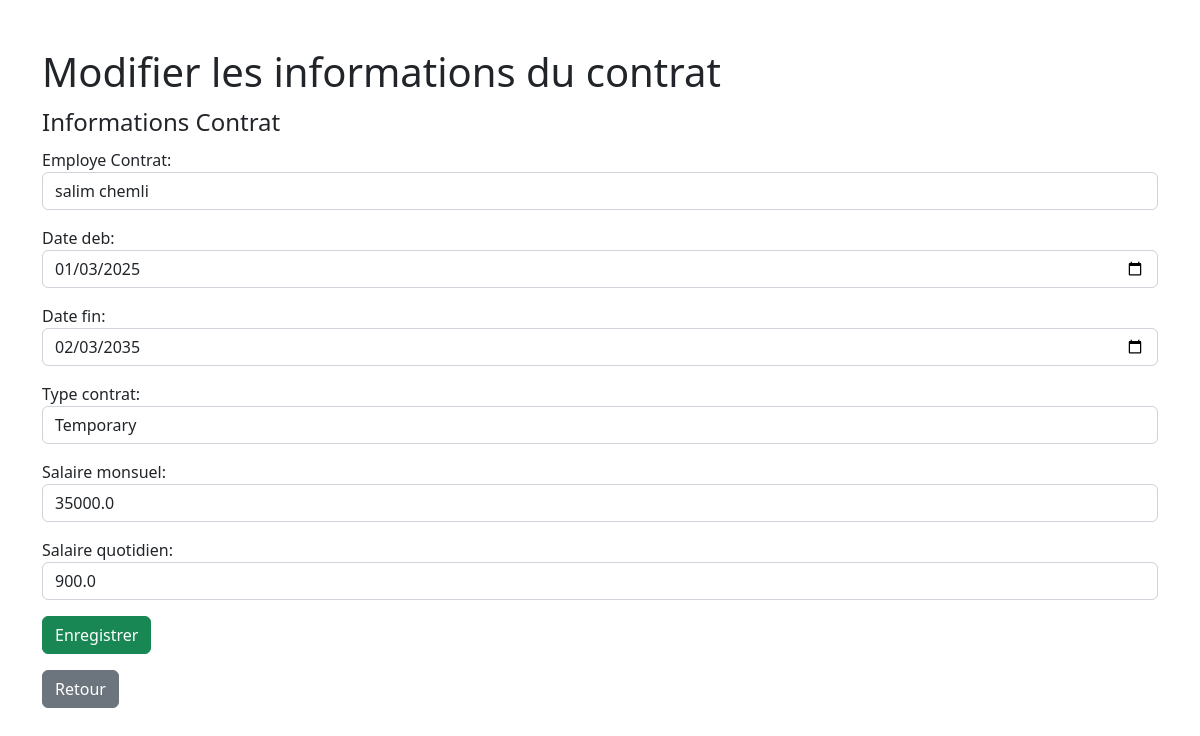
Before: /acceuil-arh/contrats/modifier/1/ with the older database file.
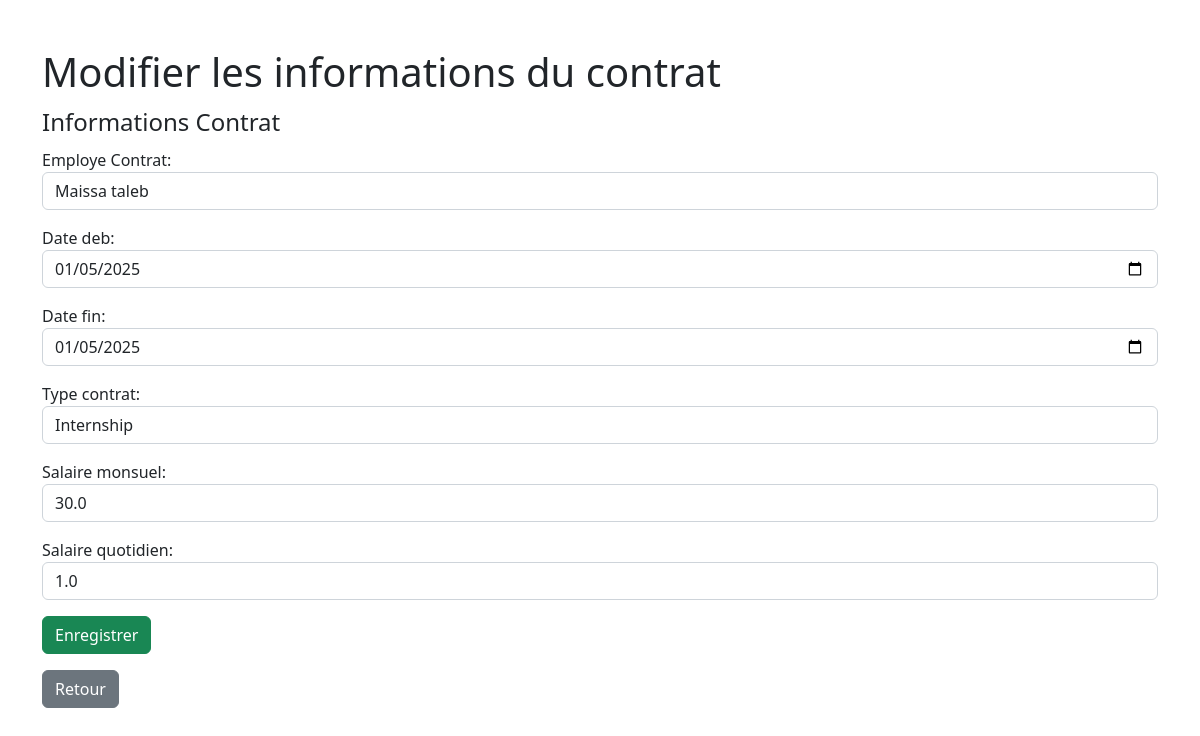
After: the same page with the newer database file.
### app1/models.py (models this page shows, shortened)
class Contrat(models.Model):
     date_deb= models.DateField(default=timezone.now)
     date_fin= models.DateField(default=timezone.now)
     TYPE_CHOICES = [
        ('permanent', 'Permanent'),
        ('temporary', 'Temporary'),
        ('internship', 'Internship'),
    ]
     type_contrat= models.CharField(max_length=15, choices=TYPE_CHOICES)
     salaire_monsuel= models.FloatField(max_length=20)
     salaire_quotidien= models.FloatField(max_length=20)
     Employe_Contrat= models.ForeignKey(Employe, on_delete=models.CASCADE, related_name="contrats")

### app1/views.py (the view)
# urls.py: path('acceuil-arh/contrats/modifier/<int:contrat_id>/', views.modifier_contrat, name='modifier_contrat'),
def modifier_contrat(request, contrat_id):
    contrat = get_object_or_404(Contrat, id=contrat_id)
    if request.method == 'POST': # Si la requête est de type POST
        form = ContratForm(request.POST, instance=contrat)
        if form.is_valid():
            form.save()
            return redirect('liste_contrats')  # Redirection vers la liste des contrats après modification
    else: # Si la requête est de type GET
        form = ContratForm(instance=contrat)
    return render(request, 'modifier_contrat.html', {'contrat_form': form, 'contrat': contrat})

### app1/forms.py
class ContratForm(forms.ModelForm):
    class Meta:
        model = Contrat
        fields = ['Employe_Contrat', 'date_deb', 'date_fin', 'type_contrat', 'salaire_monsuel', 'salaire_quotidien', 'Employe_Contrat']
        widgets = {
            'Employe_Contrat': forms.Select(attrs={'class': 'form-control'}),
            'date_deb': forms.DateInput(attrs={'type': 'date', 'class': 'form-control'}),
            'date_fin': forms.DateInput(attrs={'type': 'date', 'class': 'form-control'}),
            'type_contrat': forms.Select(attrs={'class': 'form-control'}),
            'salaire_monsuel': forms.NumberInput(attrs={'class': 'form-control'}),
            'salaire_quotidien': forms.NumberInput(attrs={'class': 'form-control'}),
            'Employe_Contrat': forms.Select(attrs={'class': 'form-control'}),
        }

### app1/models.py (called while the page is built)
    def __str__(self):
        return f"{self.prenom} {self.nom}"

### app1/templates/modifier_contrat.html (shortened to what this page needs)
<!DOCTYPE html>
<html lang="en">
    {% load static %}
<head>
    <link rel="stylesheet" href="{% static 'css/bootstrap.min.css' %}">
</head>
<body>
    <div class="container mt-5">
        <h1>Modifier les informations du contrat</h1>
        <form method="POST">
            <fieldset>
                <legend>Informations Contrat</legend>
                {{ contrat_form.as_p }}
            </fieldset>
            <button type="submit" class="btn btn-success">Enregistrer</button>
        </form>
        <a href="{% url 'liste_contrats' %}" class="btn btn-secondary mt-3">Retour</a>
    </div>
</body>
</html>

Changed rows visible on the page:
changed Contrat: Employe_Contrat "salim chemli" → "Maissa taleb"; date_deb "01/03/2025" → "01/05/2025"; date_fin "02/03/2035" → "01/05/2025"; type_contrat "Temporary" → "Internship"; salaire_monsuel "35000.0" → "30.0"; salaire_quotidien "900.0" → "1.0"
